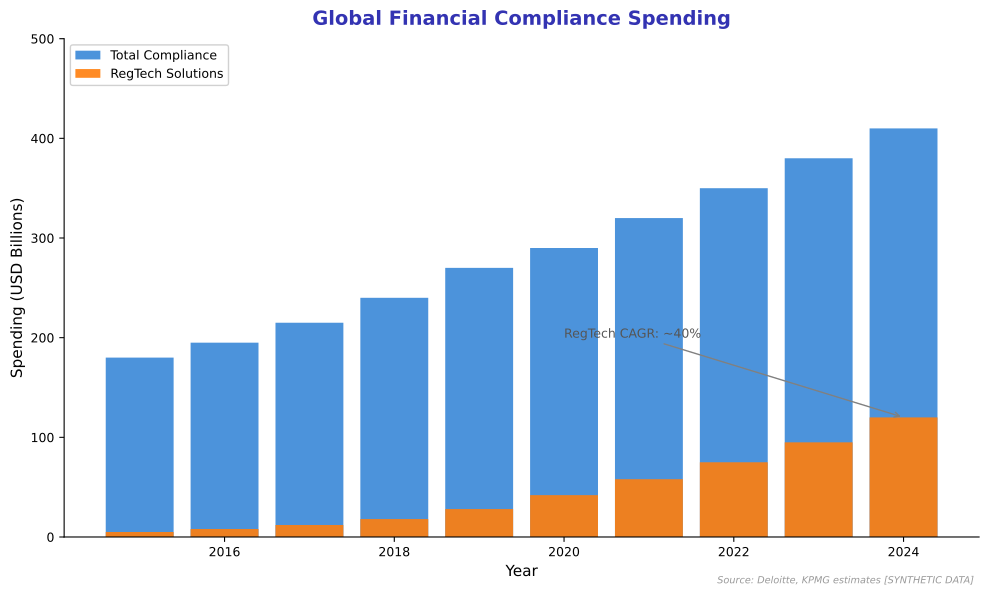

Here is the Python script that generated this plot:
"""
Compliance Costs in Financial Services
Shows growth in regulatory compliance spending

Output: compliance_costs.pdf
Module: module_04_traditional
Lesson: 43 - RegTech Compliance
"""

from pathlib import Path
import matplotlib.pyplot as plt
import numpy as np

plt.rcParams.update({
    'font.size': 10,
    'axes.labelsize': 10,
    'axes.titlesize': 11,
    'xtick.labelsize': 9,
    'ytick.labelsize': 9,
    'legend.fontsize': 9,
    'figure.figsize': (10, 6),
    'figure.dpi': 150
})

MLPURPLE = '#3333B2'
MLBLUE = '#0066CC'
MLORANGE = '#FF7F0E'
MLGREEN = '#2CA02C'

def create_chart():
    fig, ax = plt.subplots(figsize=(10, 6))

    years = [2015, 2016, 2017, 2018, 2019, 2020, 2021, 2022, 2023, 2024]

    # Global compliance spending in billions USD
    compliance_spending = [180, 195, 215, 240, 270, 290, 320, 350, 380, 410]

    # RegTech spending as subset
    regtech_spending = [5, 8, 12, 18, 28, 42, 58, 75, 95, 120]

    ax.bar(years, compliance_spending, color=MLBLUE, alpha=0.7, label='Total Compliance', width=0.8)
    ax.bar(years, regtech_spending, color=MLORANGE, alpha=0.9, label='RegTech Solutions', width=0.8)

    ax.set_xlabel('Year', fontsize=11)
    ax.set_ylabel('Spending (USD Billions)', fontsize=11)
    ax.set_title('Global Financial Compliance Spending', fontsize=14,
                 fontweight='bold', color=MLPURPLE, pad=10)

    ax.legend(loc='upper left', framealpha=0.9)
    ax.set_ylim(0, 500)

    # Add growth annotation
    ax.annotate('RegTech CAGR: ~40%', xy=(2024, 120), xytext=(2020, 200),
                fontsize=9, arrowprops=dict(arrowstyle='->', color='gray'),
                color='#555555')

    # Remove top and right spines
    ax.spines['top'].set_visible(False)
    ax.spines['right'].set_visible(False)

    fig.text(0.98, 0.02, 'Source: Deloitte, KPMG estimates [SYNTHETIC DATA]',
             fontsize=7, color='#999999', ha='right', style='italic')

    plt.tight_layout()

    output_path = Path(__file__).parent / 'compliance_costs.pdf'
    plt.savefig(output_path, format='pdf', dpi=300, bbox_inches='tight')
    plt.close()
    print(f"Chart saved to: {output_path}")
    return output_path

if __name__ == '__main__':
    create_chart()
